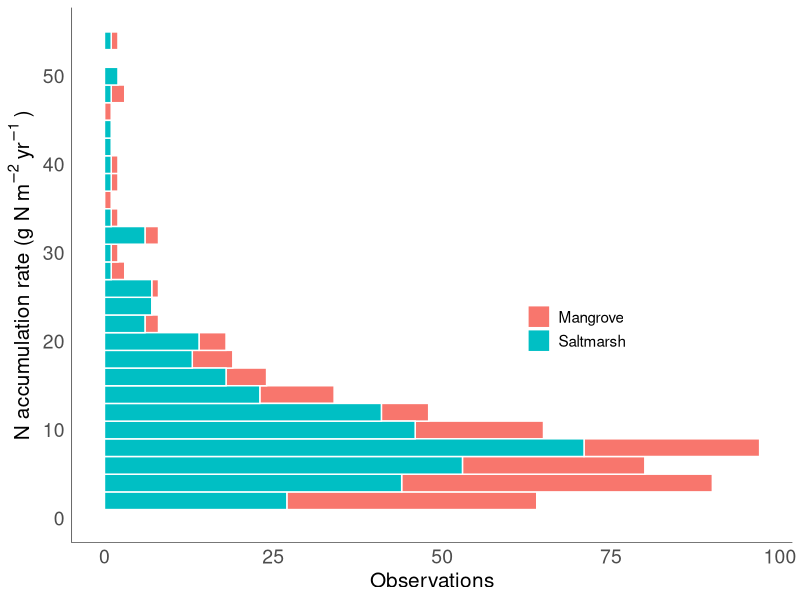

R code for this plot:

library(dplyr)
library(tidyr)

# Read the CSV files into data frames
df1 <- read.csv("data/carbon/Wang_et_al_2021_car.csv")

# Read the CSV file into a data frame
All_combined <- read.csv("data/combined/AllCombined.csv")
# Assuming that All_combined has a "Habitat" column

All_combined <- All_combined %>%
 filter(CN>5,CN<100)

# Calculate the mean value of the CN column and handle missing and infinite values
mean_CN <- mean(All_combined$CN[is.finite(All_combined$CN)], na.rm = TRUE)

mean_CN_mangrove <- All_combined %>%
  filter(Habitat == "mangrove") %>%
  summarise(mean_CN_mangrove = mean(CN[is.finite(CN)], na.rm = TRUE))

mean_CN_marsh <- All_combined %>%
  filter(Habitat == "marsh") %>%
  summarise(mean_CN_marsh = mean(CN[is.finite(CN)], na.rm = TRUE))

df2 <- df1 %>%
  mutate(
    modeledCN = ifelse(Vegetation == "Mangrove", mean_CN_mangrove, mean_CN_marsh),
    modeledCN = as.numeric(ifelse(modeledCN > 0 & modeledCN < 100, modeledCN, NA)),  # Coerce to numeric and filter values
    NAR = CAR / modeledCN
  )


path_out = 'data/combined/'
export_file <- paste(path_out,"NAR.csv")
write.csv(df2, export_file)


# Assuming 'CN' and 'Habitat' are the relevant column names in your data frame
library(ggplot2)


ggplot(df2, aes(y = NAR, fill = Vegetation)) +
  geom_histogram(binwidth = 2, color = "white") +
  labs(
    title = NULL,
    y = expression("N accumulation rate (g N" ~ m^{-2} ~ yr^{-1}~")"),
    x = "Observations"
  ) +
  theme_minimal() +
  theme(
    panel.grid = element_blank(),
    axis.title.x = element_text(size = 15),
    axis.title.y = element_text(size = 15),
    axis.text = element_text(size = 14),
    axis.line.x = element_line(linewidth = 0.2),
    axis.line.y = element_line(linewidth = 0.2),
    legend.position = c(0.7, 0.4),
    legend.title = element_blank(),
    legend.text = element_text(size = 11)
  ) +
  scale_y_continuous(
    limits = c(0, 55),  # Adjusted limits based on your preferences
    breaks = seq(0, 55, by = 10)  # Specify tick mark positions
  )


head(df2)
print(summary(df2$NAR))



